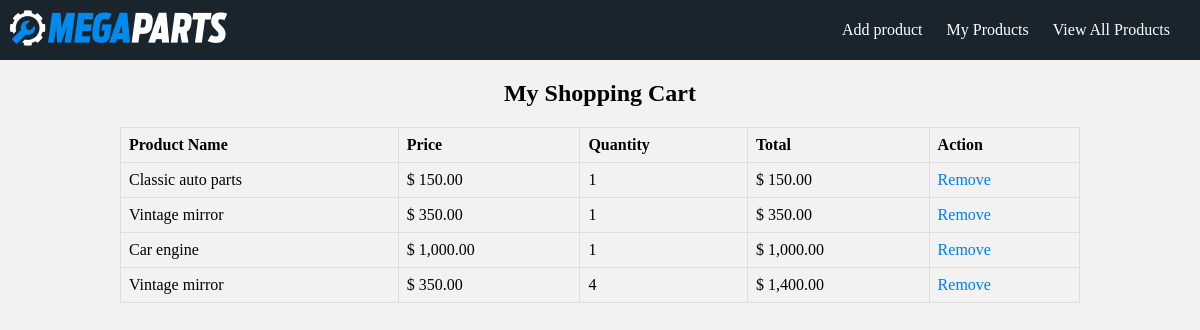
The page /cart.php (signed in) on the database its author committed.
### tables this page shows
CREATE TABLE `cart` (
  `cart_id` int(11) NOT NULL,
  `user_id` int(11) NOT NULL,
  `product_id` int(11) NOT NULL,
  `quantity` int(11) NOT NULL
);

CREATE TABLE `products` (
  `user_id` int(11) NOT NULL,
  `product_id` int(11) NOT NULL,
  `part_name` varchar(255) NOT NULL,
  `img_url` varchar(255) NOT NULL,
  `part_description` varchar(255) NOT NULL,
  `category` varchar(255) NOT NULL,
  `price` decimal(10,0) NOT NULL,
  `created_at` timestamp NOT NULL DEFAULT current_timestamp() ON UPDATE current_timestamp()
);

### cart.php (the view, shortened to what this page needs)
<?php
require_once 'config.php';
$query = "SELECT cart.cart_id, products.*, cart.quantity FROM cart
          INNER JOIN products ON cart.product_id = products.product_id
          WHERE cart.user_id = ?";
$stmt = $db->prepare($query);
$stmt->execute([$_SESSION['user_id']]);
$cart_items = $stmt->fetchAll(PDO::FETCH_ASSOC);
?>
<!DOCTYPE html>
<html lang="en">
<head>
    <link rel="stylesheet" href="cart.css">
</head>
<body>
    <header>
        <div class="logo">
            <img src="./assets/Megaparts-Logo-Light-Large.png" class="img-fluid" alt="Responsive image">
        </div>
        <nav>
            <ul class="nav-links">
                <li><a href="profile.php">Add product</a></li>
                <li><a href="my_products.php">My Products</a></li>
                <li><a href="view_all_products.php">View All Products</a></li>
            </ul>
        </nav>
    </header>
    <h2>My Shopping Cart</h2>
    <table>
        <tr>
            <th>Product Name</th>
            <th>Price</th>
            <th>Quantity</th>
            <th>Total</th>
            <th>Action</th>
        </tr>
        <?php foreach ($cart_items as $item): ?>
            <tr>
                <td>
                    <?php echo $item['part_description']; ?>
                </td>
                <td>$
                    <?php echo number_format($item['price'], 2); ?>
                </td>
                <td>
                    <?php echo $item['quantity']; ?>
                </td>
                <td>$
                    <?php echo number_format($item['price'] * $item['quantity'], 2); ?>
                </td>
                <td>
                    <a href="remove_from_cart.php?cart_id=<?php echo $item['cart_id']; ?>">Remove</a>
                </td>
            </tr>
        <?php endforeach; ?>
    </table>
</body>
</html>

### cart.css (style rules this page uses)
body { background-color: #f2f2f2; margin: 0; padding: 0; }
header { background-color: #19242D; color: #fff; padding: 10px; display: flex; justify-content: space-between; align-items: center; }
nav ul { list-style-type: none; padding: 0; margin: 0; }
nav ul li { display: inline; margin-right: 20px; }
nav ul li a { color: white; text-decoration: none; }
h2 { display: flex; justify-content: space-around; }
table { border-collapse: collapse; width: 80%; margin: 20px auto; }
th, td { border: 1px solid #ddd; padding: 8px; text-align: left; }
th { background-color: #f2f2f2; }
tr:nth-child(even) { background-color: #f2f2f2; }
a { text-decoration: none; color: #007BFF; }

### rows shown on the page
cart: product.part_description "Classic auto parts", product.price "150.00", quantity "1", $item['price'] * $item['quantity'] "150.00"
cart: product.part_description "Vintage mirror", product.price "350.00", quantity "1", $item['price'] * $item['quantity'] "350.00"
cart: product.part_description "Car engine", product.price "1,000.00", quantity "1", $item['price'] * $item['quantity'] "1,000.00"
cart: product.part_description "Vintage mirror", product.price "350.00", quantity "4", $item['price'] * $item['quantity'] "1,400.00"
